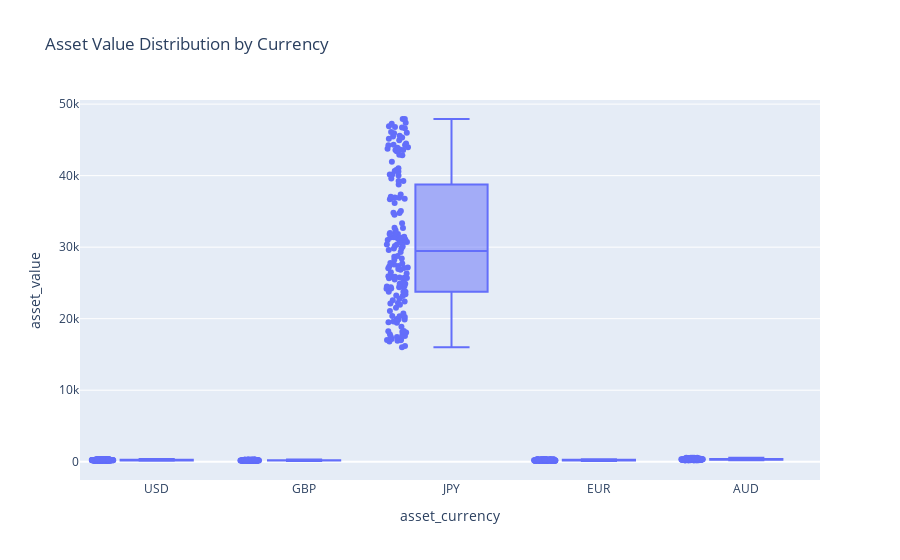

Notebook cell for this chart:
### Code cell
px.box(asset_df,
       x="asset_currency",
       y="asset_value",
       title="Asset Value Distribution by Currency",
       points="all")

### Figure 1 — Plotly figure (JSON) as saved in the notebook; plotly's stock layout.template omitted (floating-point values rounded to 4 significant figures; data arrays with more than 128 entries replaced by an {"elided": "..."} marker saying what was removed)
{"data": [{"alignmentgroup": "True", "boxpoints": "all", "hovertemplate": "asset_currency=%{x}<br>asset_value=%{y}<extra></extra>", "legendgroup": "", "marker": {"color": "#636efa"}, "name": "", "notched": false, "offsetgroup": "", "orientation": "v", "showlegend": false, "type": "box", "x": {"elided": "786 str values"}, "x0": " ", "xaxis": "x", "y": {"elided": "786 float values"}, "y0": " ", "yaxis": "y"}], "layout": {"boxmode": "group", "legend": {"tracegroupgap": 0}, "title": {"text": "Asset Value Distribution by Currency"}, "xaxis": {"anchor": "y", "domain": [0, 1], "title": {"text": "asset_currency"}}, "yaxis": {"anchor": "x", "domain": [0, 1], "title": {"text": "asset_value"}}}}
